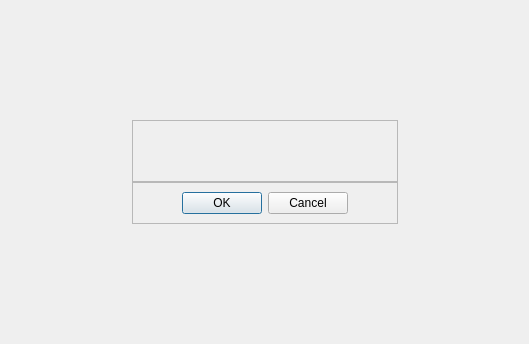
<?xml version="1.0" encoding="UTF-8"?>
<ui version="4.0">
 <class>jsConfirm</class>
 <widget class="QWidget" name="jsConfirm">
  <property name="geometry">
   <rect>
    <x>0</x>
    <y>0</y>
    <width>529</width>
    <height>344</height>
   </rect>
  </property>
  <layout class="QGridLayout" name="gridLayout">
   <property name="spacing">
    <number>0</number>
   </property>
   <item row="2" column="1">
    <widget class="QFrame" name="frame">
     <property name="frameShape">
      <enum>QFrame::StyledPanel</enum>
     </property>
     <property name="frameShadow">
      <enum>QFrame::Raised</enum>
     </property>
     <property name="js-frame" stdset="0">
      <bool>true</bool>
     </property>
     <layout class="QHBoxLayout" name="horizontalLayout_2">
      <property name="margin">
       <number>20</number>
      </property>
      <item>
       <spacer name="horizontalSpacer_5">
        <property name="orientation">
         <enum>Qt::Horizontal</enum>
        </property>
        <property name="sizeHint" stdset="0">
         <size>
          <width>20</width>
          <height>20</height>
         </size>
        </property>
       </spacer>
      </item>
      <item>
       <widget class="QLabel" name="message">
        <property name="text">
         <string/>
        </property>
        <property name="textInteractionFlags">
         <set>Qt::LinksAccessibleByMouse|Qt::TextSelectableByMouse</set>
        </property>
       </widget>
      </item>
      <item>
       <spacer name="horizontalSpacer_6">
        <property name="orientation">
         <enum>Qt::Horizontal</enum>
        </property>
        <property name="sizeHint" stdset="0">
         <size>
          <width>20</width>
          <height>20</height>
         </size>
        </property>
       </spacer>
      </item>
     </layout>
    </widget>
   </item>
   <item row="2" column="0">
    <spacer name="horizontalSpacer">
     <property name="orientation">
      <enum>Qt::Horizontal</enum>
     </property>
     <property name="sizeHint" stdset="0">
      <size>
       <width>40</width>
       <height>20</height>
      </size>
     </property>
    </spacer>
   </item>
   <item row="2" column="2">
    <spacer name="horizontalSpacer_2">
     <property name="orientation">
      <enum>Qt::Horizontal</enum>
     </property>
     <property name="sizeHint" stdset="0">
      <size>
       <width>40</width>
       <height>20</height>
      </size>
     </property>
    </spacer>
   </item>
   <item row="4" column="1">
    <spacer name="verticalSpacer">
     <property name="orientation">
      <enum>Qt::Vertical</enum>
     </property>
     <property name="sizeHint" stdset="0">
      <size>
       <width>20</width>
       <height>40</height>
      </size>
     </property>
    </spacer>
   </item>
   <item row="0" column="1">
    <spacer name="verticalSpacer_2">
     <property name="orientation">
      <enum>Qt::Vertical</enum>
     </property>
     <property name="sizeHint" stdset="0">
      <size>
       <width>20</width>
       <height>40</height>
      </size>
     </property>
    </spacer>
   </item>
   <item row="3" column="1">
    <widget class="QFrame" name="frame_2">
     <property name="frameShape">
      <enum>QFrame::StyledPanel</enum>
     </property>
     <property name="frameShadow">
      <enum>QFrame::Raised</enum>
     </property>
     <property name="js-frame2" stdset="0">
      <bool>true</bool>
     </property>
     <layout class="QHBoxLayout" name="horizontalLayout">
      <property name="spacing">
       <number>0</number>
      </property>
      <item>
       <spacer name="horizontalSpacer_3">
        <property name="orientation">
         <enum>Qt::Horizontal</enum>
        </property>
        <property name="sizeHint" stdset="0">
         <size>
          <width>40</width>
          <height>20</height>
         </size>
        </property>
       </spacer>
      </item>
      <item>
       <widget class="ButtonBox" name="buttonBox">
        <property name="standardButtons">
         <set>QDialogButtonBox::Cancel|QDialogButtonBox::Ok</set>
        </property>
       </widget>
      </item>
      <item>
       <spacer name="horizontalSpacer_4">
        <property name="orientation">
         <enum>Qt::Horizontal</enum>
        </property>
        <property name="sizeHint" stdset="0">
         <size>
          <width>40</width>
          <height>20</height>
         </size>
        </property>
       </spacer>
      </item>
     </layout>
    </widget>
   </item>
  </layout>
 </widget>
 <customwidgets>
  <customwidget>
   <class>ButtonBox</class>
   <extends>QDialogButtonBox</extends>
   <header>buttonbox.h</header>
  </customwidget>
 </customwidgets>
 <resources/>
 <connections/>
</ui>
